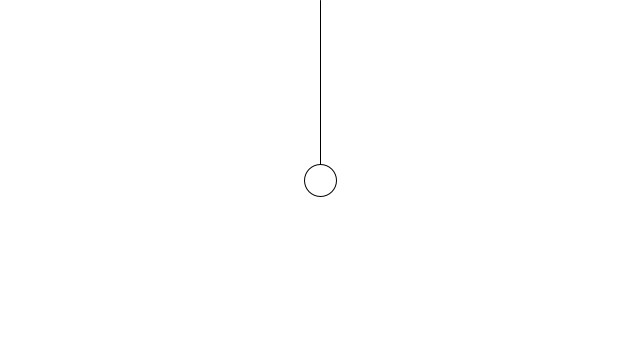
Frame 1 (no input)
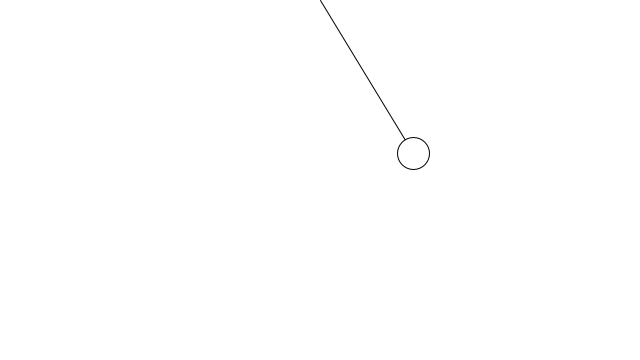
Frame 60 (the mouse pressed at the canvas centre just before this capture)
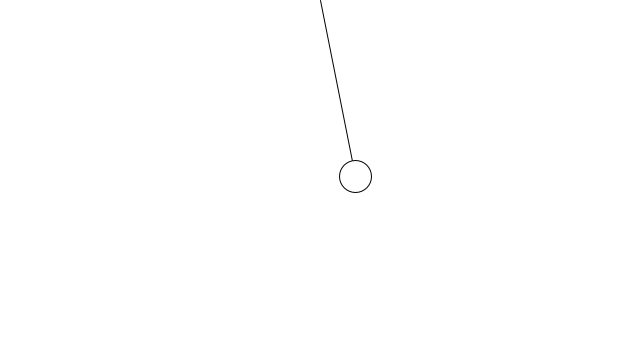
Frame 120 (the mouse held since frame 60 and released just before this capture)

The Processing sketch that drew these frames (run headless with seeded random() and noise(); from frame 60 on, the mouse is pressed at the canvas centre):

// Processing sketch: Pendulum
// ── Pendulum.pde
PVector origin;
PVector bob;
float len;

float angle = PI/4;
float aVel = 0.0;
float aAcc = 0.0;
float G = 0.01;

void setup(){
  size(640,360);
  
  len = 180;
  origin = new PVector(width/2,0);
  bob = new PVector(width/2,len);

}

void draw(){
 background(255); 
 
 line(origin.x, origin.y, bob.x, bob.y);
 ellipse(bob.x, bob.y, 32,32);
 
 bob.x = origin.x + len * sin(angle);
 bob.y = origin.y + len * cos(angle);
 
 aAcc = -G * sin(angle);
 
 angle += aVel;
 aVel += aAcc;
 
 aVel *= 0.99;
 
}
